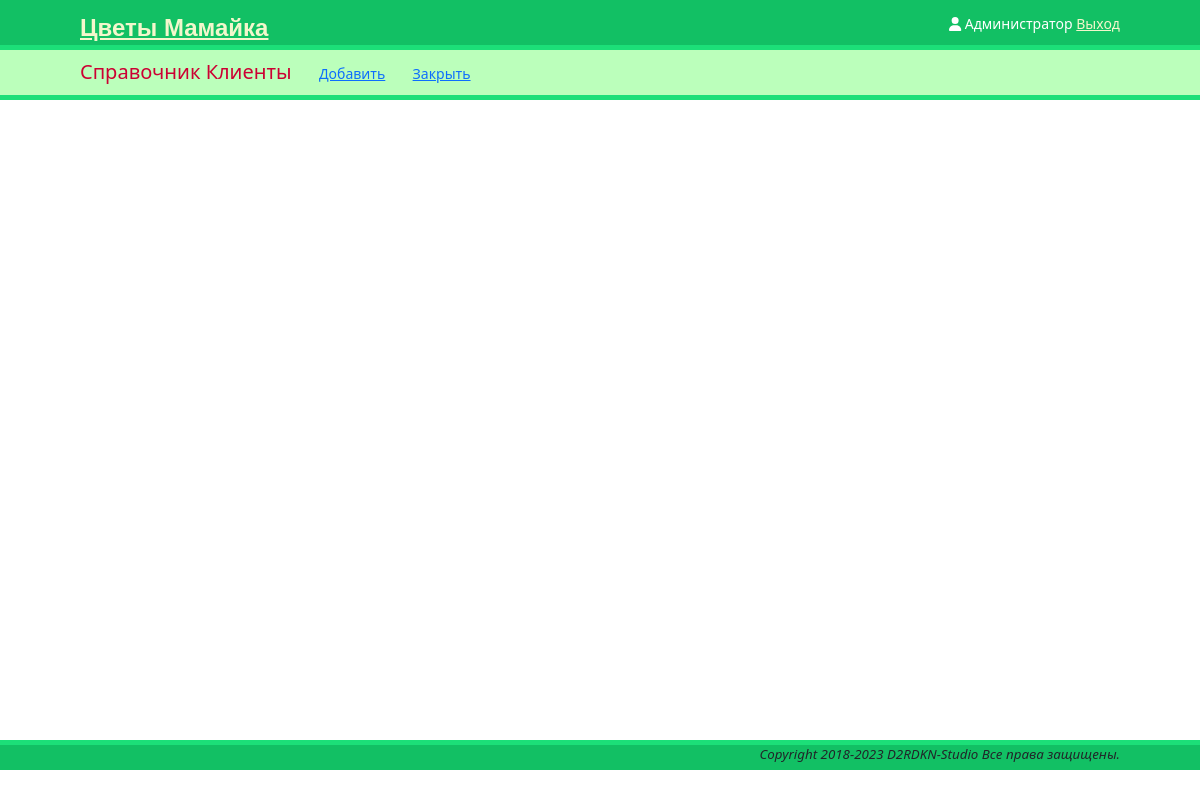
/references/suppliers/groups/ (signed in), run on an earlier commit of the app's database.
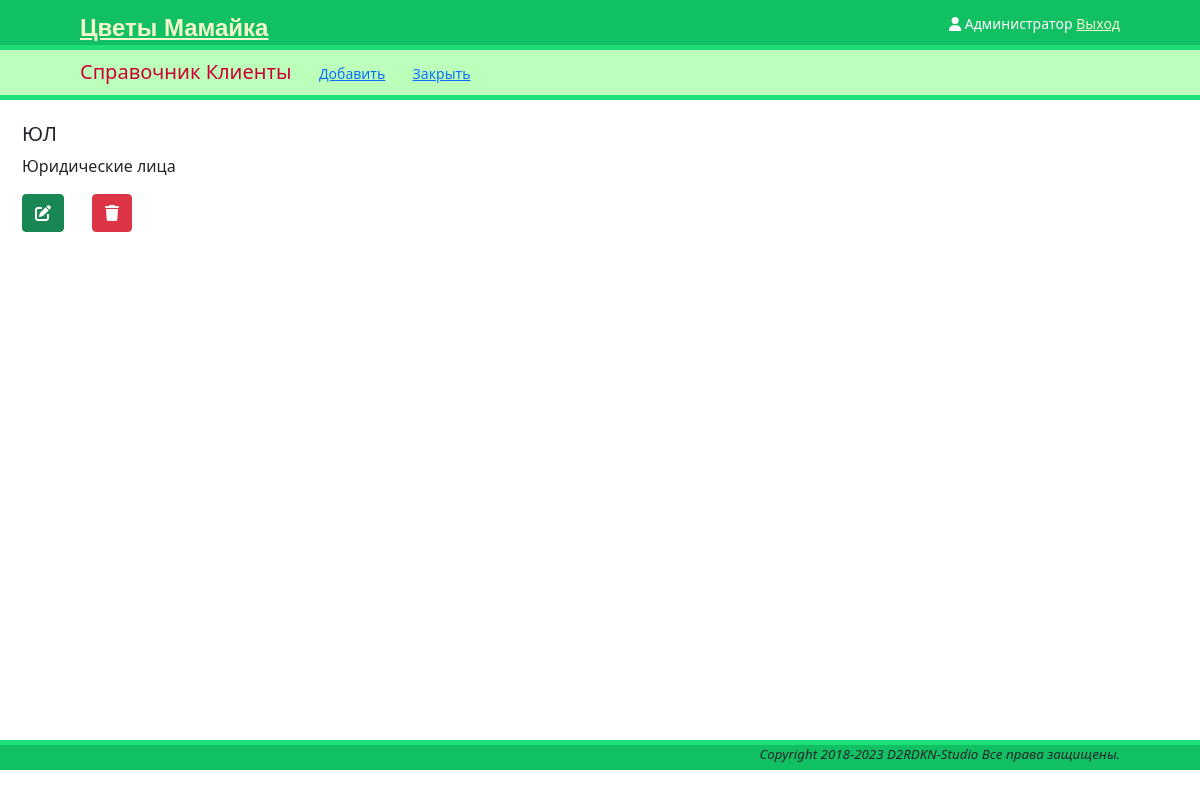
And on a later commit of the database.
### references/suppliers/models.py (models this page shows, shortened)
class SupplierGroup(models.Model):
    title = models.CharField(max_length=64, unique=True, db_index=True,
                             verbose_name='Наименование')
    parent = models.ForeignKey('self', blank=True, null=True,
                               on_delete=models.SET_NULL,
                               verbose_name='Группа')
    description = models.TextField(blank=True, null=True,
                                   verbose_name='Описание')
    class Meta:
        verbose_name = 'Группа поставщиков'
        verbose_name_plural = 'Группы поставщиков'

### references/suppliers/views.py (the view)
# urls.py: path('groups/', suppliers_views.suppliers_groups, name='suppliers_groups_edit'),
@login_required
def suppliers_groups(request):
    groups = SupplierGroup.objects.all()
    return render(request, 'references/suppliers/groups.html', {'groups': groups})

### templates/references/suppliers/groups.html (shortened to what this page needs)
{% extends "onepage.html" %}
{% block subheader %}
    <h5 class="inline"> Справочник Клиенты </h5>
    <a href="{% url 'suppliers_groups_new' %}" class="btn-view">Добавить</a>
    <a href="{% url 'suppliers_list' %}" class="btn-view">Закрыть</a>
{% endblock %}
{% block main %}
    {% for el in groups %}
        <div class="alert tablegroups">
            <h5>{% if el.parent%} {{ el.parent }}/ {% endif %}{{ el.title}}</h5>
            <p>{{el.description}}</p>
            <a href="{% url 'suppliers_groups_edit' el.id %}" class="btn btn-success"><i class="fa-solid fa-pen-to-square"></i></a>
            <a href="{% url 'suppliers_group_delete' el.id %}" class="btn btn-danger"><i class="fa-solid fa-trash"></i></a>
        </div>
    {%endfor%}
{% endblock %}

What changed in the data, as far as the page shows it:
added SupplierGroup: title "ЮЛ", description "Юридические лица"
